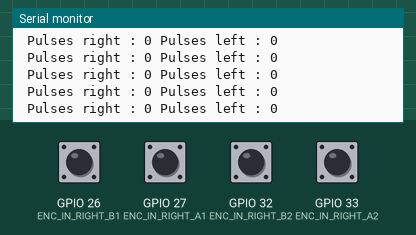
Simulated run of this sketch. Board: ESP32. Shown: the last lines printed to the serial monitor. The test bench sets the inputs (shaded band); at power-on: GPIO 26 (ENC_IN_RIGHT_B1), GPIO 27 (ENC_IN_RIGHT_A1), GPIO 32 (ENC_IN_RIGHT_B2), GPIO 33 (ENC_IN_RIGHT_A2) HIGH.

Above: at 1.2 s.
1.3 s: GPIO 27 (ENC_IN_RIGHT_A1) pulled LOW for 0.15 s
At 2.3 s:
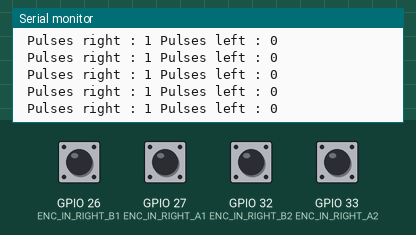
4.4 s: GPIO 33 (ENC_IN_RIGHT_A2) pulled LOW for 0.15 s
At 4.9 s:
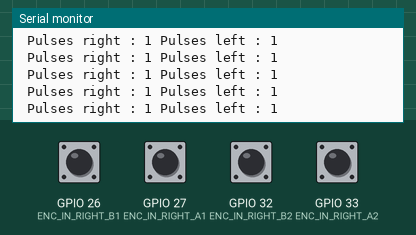
7.5 s: GPIO 27 (ENC_IN_RIGHT_A1) pulled LOW for 1 s
11.5 s: GPIO 33 (ENC_IN_RIGHT_A2) pulled LOW for 1 s
Timing chart, 0 to 14.5 s (numbered marks = the images above; inputs shaded):
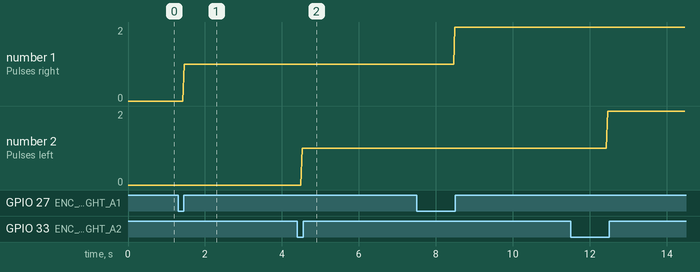

The sketch:

C_CekRPM-2Mot.ino
```cpp
// Encoder output to Arduino Interrupt pin. Tracks the pulse count.
#define ENC_IN_RIGHT_A1 27
#define ENC_IN_RIGHT_B1 26

#define ENC_IN_RIGHT_A2 33
#define ENC_IN_RIGHT_B2 32


// Keep track of the number of right wheel pulses
volatile int kanan = 0;
volatile int kiri = 0;

void setup() {

  // Open the serial port at 9600 bps
  Serial.begin(9600);

  // Set pin states of the encoder
  pinMode(ENC_IN_RIGHT_A1 , INPUT_PULLUP);
  pinMode(ENC_IN_RIGHT_B1 , INPUT_PULLUP);

  pinMode(ENC_IN_RIGHT_A2 , INPUT_PULLUP);
  pinMode(ENC_IN_RIGHT_B2 , INPUT_PULLUP);

  // Every time the pin goes high, this is a pulse
  attachInterrupt(digitalPinToInterrupt(ENC_IN_RIGHT_A1), right_wheel_pulse, RISING);
  attachInterrupt(digitalPinToInterrupt(ENC_IN_RIGHT_A2), left_wheel_pulse, RISING);

}

void loop() {

    Serial.print(" Pulses right : ");
    Serial.print(kanan);
    Serial.print(" Pulses left : ");
    Serial.println(kiri);
}

// Increment the number of pulses by 1
void right_wheel_pulse() {

  int b1 = digitalRead(ENC_IN_RIGHT_B1);
//  Serial.println(b);
  if(b1>0)
  {
    kanan++;
  }
  else
  {
    kanan--;
  }
}

void left_wheel_pulse() {

  int b2 = digitalRead(ENC_IN_RIGHT_B2);
//  Serial.println(b);
  if(b2>0)
  {
    kiri++;
  }
  else
  {
    kiri--;
  }
}
```

Measured:
- after the input at 1.3 s, the serial monitor: prints a new line after 0.16 s (image 1)
- after the input at 4.4 s, the serial monitor: prints a new line after 0.12 s (image 2)
- plotted number 1: 0 → 1 after the input at 1.3 s, 1 → 2 after the input at 7.5 s
